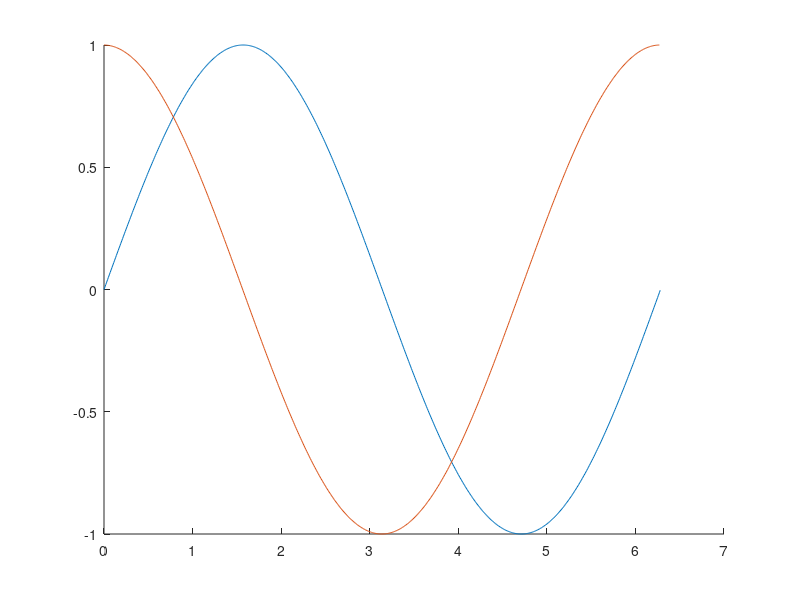

This chart was generated by the following MATLAB code:
% 10 15
clc;
clear;
close all;

x0 = pi / 2;
h = 0.01;
x = 0:h:2 * pi;
y = sin(x);
m = diff(y) ./ diff(x);


hold on;
plot(x, y);
plot(x(1:end - 1), m);
